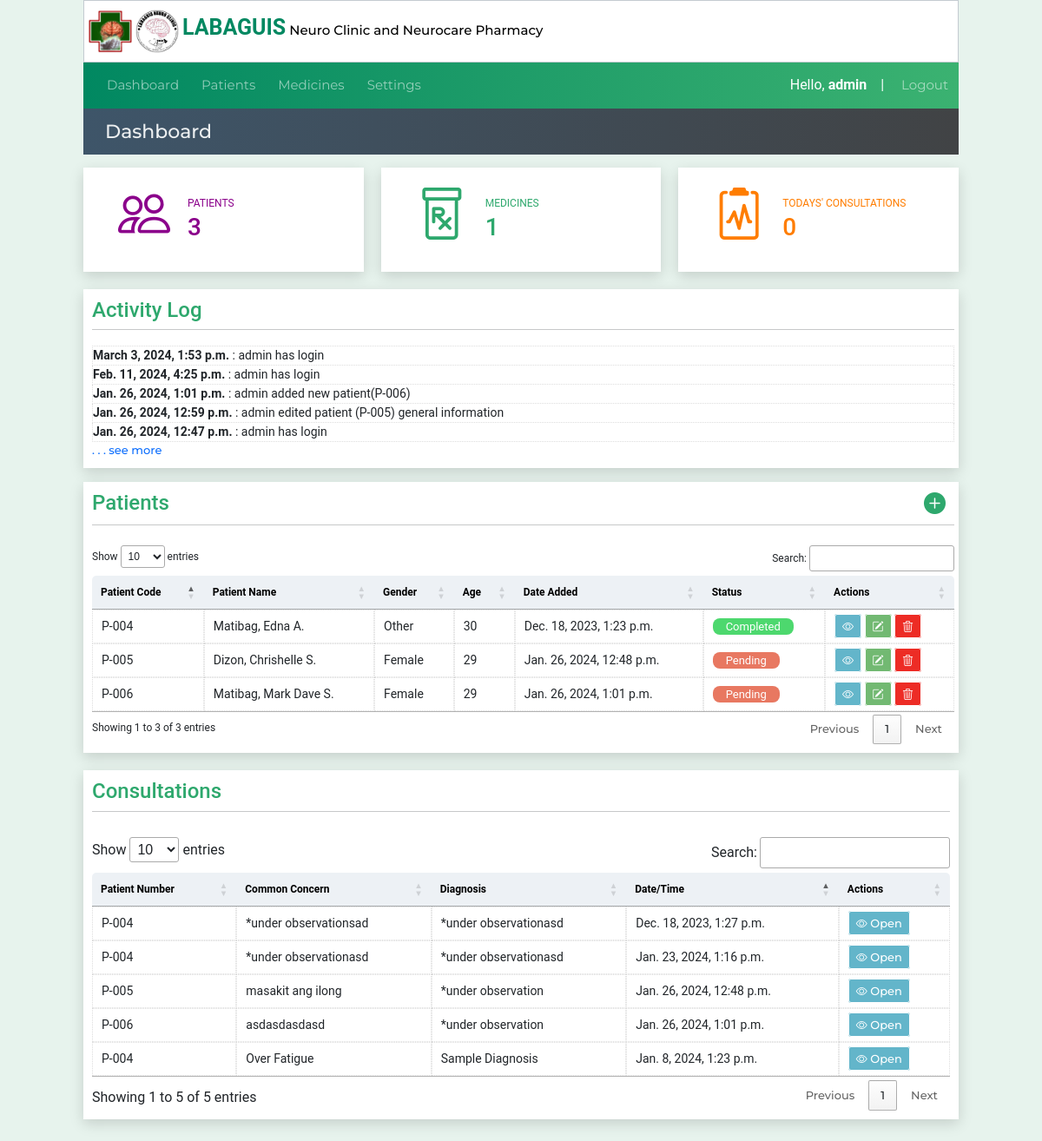
The app's page /dashboard (signed in), older data.
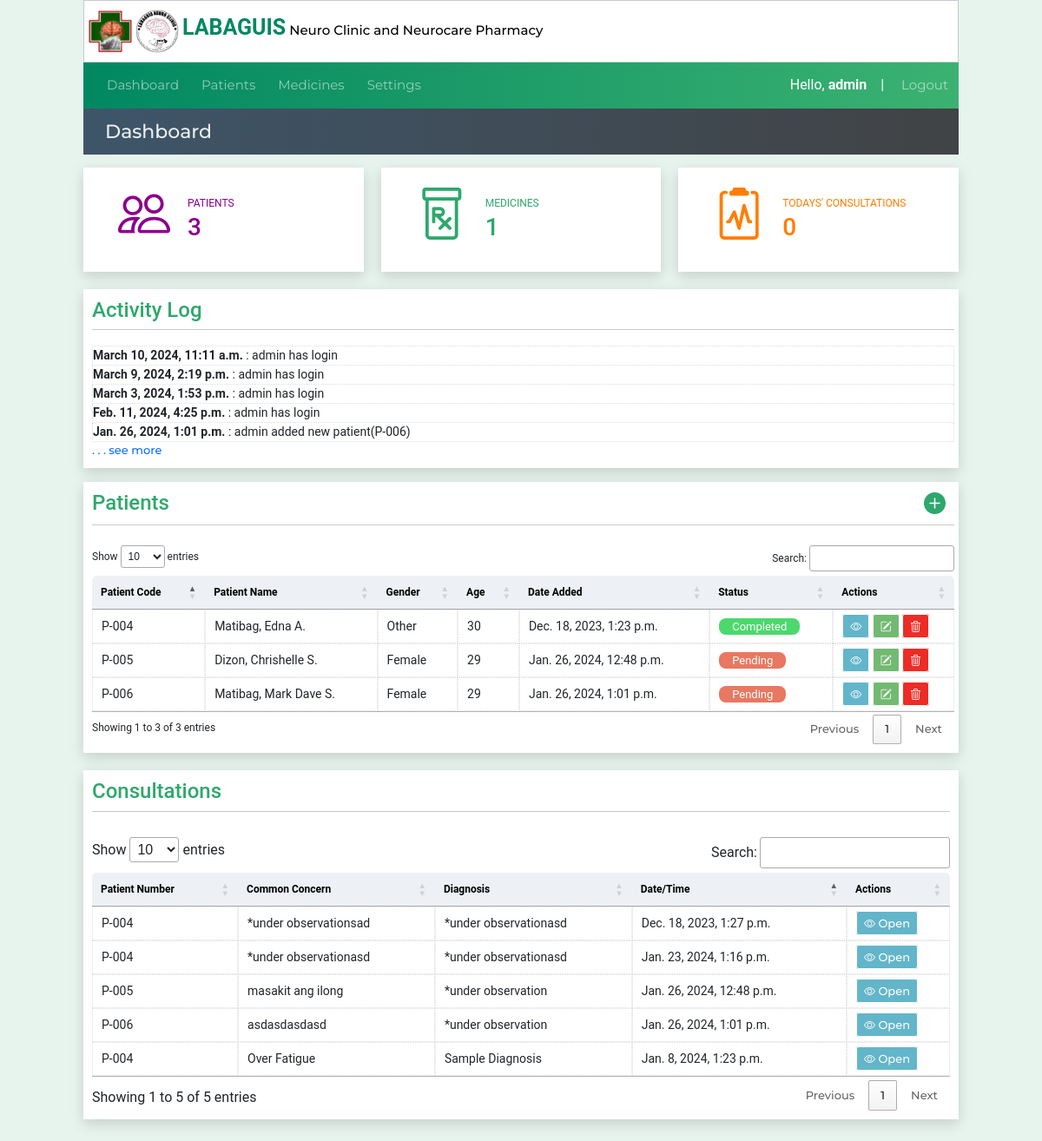
The same page, newer data.
### website/models.py (models this page shows)
class SystemLog(models.Model):
    created_at = models.DateTimeField(auto_now_add=True)
    userLog = models.CharField(max_length=50,null=True, blank=True)
    logMessage = models.CharField(max_length=200,null=True, blank=True)

class Patient(models.Model):
    created_at = models.DateTimeField(auto_now_add=True)
    patient_code=models.CharField(max_length=50)
    first_name = models.CharField(max_length=50)
    middle_name = models.CharField(max_length=50)
    last_name = models.CharField(max_length=50)
    age = models.CharField(max_length=50)
    bday = models.CharField(max_length=50,default='')
    civil_status = models.CharField(max_length=50,default='')
    gender = models.CharField(max_length=50)
    address = models.CharField(max_length=100)
    contact_number = models.CharField(max_length=50)
    srID = models.CharField(max_length=50,null=True, blank=True)
    pwdID = models.CharField(max_length=50,null=True, blank=True)
    nationality = models.CharField(max_length=50,null=True, blank=True)
    def __str__(self):
        return self.patient_code

class Patienthistory(models.Model):
    created_at = models.DateTimeField(auto_now_add=True,null=True, blank=True)
    consultCounter = models.CharField(max_length=50)
    patient_code=models.CharField(max_length=50)
    diagnosis = models.TextField(default="*under observation",max_length=500,null=True, blank=True)
    remarks = models.TextField(default="*under observation",max_length=500,null=True, blank=True)
    objectives = models.TextField(default="*under observation",max_length=500,null=True, blank=True)
    plans_recommendations = models.TextField(default="*under observation",max_length=500,null=True, blank=True)
    bp = models.CharField(max_length=50,null=True, blank=True)
    weight = models.CharField(max_length=50,null=True, blank=True)
    height = models.CharField(max_length=50,null=True, blank=True)
    bodytemp = models.CharField(max_length=50,null=True, blank=True)

### website/views.py (the view)
# urls.py: path('dashboard',views.dashboard, name='dashboard'),
@login_required(login_url="loginuser")
def dashboard(request):
    systemlogdata = SystemLog.objects.all().order_by('-id')[:5]
    consultationtable = Patienthistory.objects.all()
    patientcount=Patient.objects.all().count()
    medicinecount= Medicinelist.objects.all().count()
    consultationscount= len(Patienthistory.objects.filter(created_at__contains=datetime.now().date()))
    patientsdata =  Patient.objects.all()
    status=[]
    for pd in patientsdata:
        data = Patienthistory.objects.filter(patient_code=pd)
        for n in range(len(data)):
            if data[n].diagnosis=='*under observation' or data[n].plans_recommendations=='None' or data[n].objectives=='*None' :
               data_status = 'Pending'
               break
            else:
               data_status = 'Completed'
        status.append(data_status)
    context = {"consultationtable":consultationtable,
               'patientsdata': Patient.objects.all(),
               'patientcount':patientcount,
               'medicinecount':medicinecount,
               'consultationscount':consultationscount,
               'status':status,
               'systemlogdata':systemlogdata,
               }
    return render(request, 'dashboard.html',context)

### website/templatetags/custom_tags.py (called while the page is built)
@register.simple_tag
def getPatientID(pCode):
    patientID = Patient.objects.get(patient_code=pCode)
    return patientID.id

### website/templates/dashboard.html (shortened to what this page needs)
{% extends 'index.html' %}
{% load custom_tags %}
{% block pagetitle %} Dashboard{% endblock pagetitle%}
{% block content%}
<div class="dashboard-row2">
    <div< class="dashboard-patient">
        <h5><i class="bi patienticon bi-people"></i></h5>
        <div class="mt-2">
            <span style="font-size: 12px">PATIENTS</span>
            <h3>{{patientcount}}</h3>
        </div>
    </div<>
    <div< class="dashboard-medicines">
        <h5><i class="bi patienticon bi-prescription"></i></h5>
        <div class="mt-2">
            <span style="font-size: 12px">MEDICINES</span>
            <h3>{{medicinecount}}</h3>
        </div>
    </div<>
    <div< class="dashboard-consultations">
        <h4><i class="bi patienticon bi-clipboard2-pulse"></i></h4>
        <div class="mt-2">
            <span style="font-size: 12px">TODAYS' CONSULTATIONS</span>
            <h3>{{consultationscount}}</h3>
        </div>
    </div<>
</div>
<div class="container4 mb-3">
    <div class="table-box2">
        <div class="adds">
            <h4 style="color:#2ea86d;padding-top:10px;">Activity Log &nbsp&nbsp&nbsp</h4>
        </div>
        <hr><br>
           <table id="consultation-tablse" class="">
            {% for syslog in systemlogdata %}
            <tr>
                <td><b>{{syslog.created_at}}</b>   : {{syslog.userLog}} {{syslog.logMessage}}</td>
            </tr>
            {% endfor %}
        </table>
        <tr><a href="{% url "activitylog" %}" class="link-primary"> . . . see more</a></tr>
    </div>
</div>
<div class="container4">
    <div class="table-box2">
        <div class="adds">
            <h4 style="color:#2ea86d;padding-top:10px;">Patients &nbsp&nbsp&nbsp</h4>
            <h4 style="color:#2ea86d;padding-top:10px;padding-right:10px;"><a id="addpatients"
                    href="{% url "patientlist" %}"><i class="bi bi-plus-circle-fill"></i></a></h4>
        </div>
        <hr><br>
        {% include 'patientstable.html' %}
    </div>
</div>
<div class="dashboard-row">
    <div class="dashboard-tblconsultations">
        <h4 style="color:#2ea86d">Consultations</h4>
        <hr><br>
        <table id="consultation-table" class="patient-table table-striped content-table">
            <thead class="table-success">
                <th>Patient Number</th>
                <th>Common Concern</th>
                <th>Diagnosis</th>
                <th>Date/Time</th>
                <th>Actions</th>
            </thead>
            {% for x in consultationtable %}
            <tr>
                <td>{{x.patient_code}}</td>
                <td>{{x.remarks}}</td>
                <td>{{x.diagnosis}}</td>
                <td>{{x.created_at}}</td>
                <td>
                    {% getPatientID x.patient_code as pcodes %}
                    <a href="{% url "patientmedinfo_geninfo" pcodes x.id%}" id="link-view"><i class="bi bi-eye"></i>
                        Open</a>
                </td>
            </tr>
            {% endfor %}
        </table>
    </div>
</div>
    {%endblock%}

### website/templates/patientstable.html
    <table id="patienttable" class="patient-tables content-table">
      <thead >
        <th>Patient Code</th>
        <th>Patient Name</th>
        <th>Gender</th>
        <th>Age</th>
        <th>Date Added</th>
        <th>Status</th>
        <th>Actions</th>
      </thead>
      <tbody>
        {% for x in patientsdata %}
        {% for y in status  %}
        {% if forloop.counter == forloop.parentloop.counter %}
        <tr>
          <td>{{x.patient_code}}</td>
          <td>{{x.last_name}}, {{x.first_name}} {{x.middle_name.0}}.</td>
          <td>{{x.gender}}</td>
          <td>{{x.age}}</td>
          <td>{{x.created_at}}</td>
        {% if y == "Completed" %}
          <td><span id="completed">{{y}}</span></td>
        {% elif y == "Pending" %}
          <td><span id="pending">{{y}}</span></td>
        {% endif %}
          <td>
            <a href="{% url 'patientinfo' x.id %}" id="link-view"><i class="bi bi-eye"></i></a>
            <a href="{% url 'editpatient' x.id %}" id="link-edit"><i class="bi bi-pencil-square"></i></a>
            <a href="{% url 'deletepatient' x.id %}" id="link-delete"><i class="bi bi-trash3"></i></a>
          </td>
        </tr>
        {% endif %}
        {% endfor %}  {% endfor %}
      </tbody>
    </table>

Row changes from the older to the newer data that the page shows:
no longer on this page (row unchanged): SystemLog: created_at "Jan. 26, 2024, 12:59 p.m.", userLog "admin", logMessage "edited patient (P-005) general information"
no longer on this page (row unchanged): SystemLog: created_at "Jan. 26, 2024, 12:47 p.m.", userLog "admin", logMessage "has login"
added SystemLog: created_at "March 10, 2024, 11:11 a.m.", userLog "admin", logMessage "has login"
added SystemLog: created_at "March 9, 2024, 2:19 p.m.", userLog "admin", logMessage "has login"
